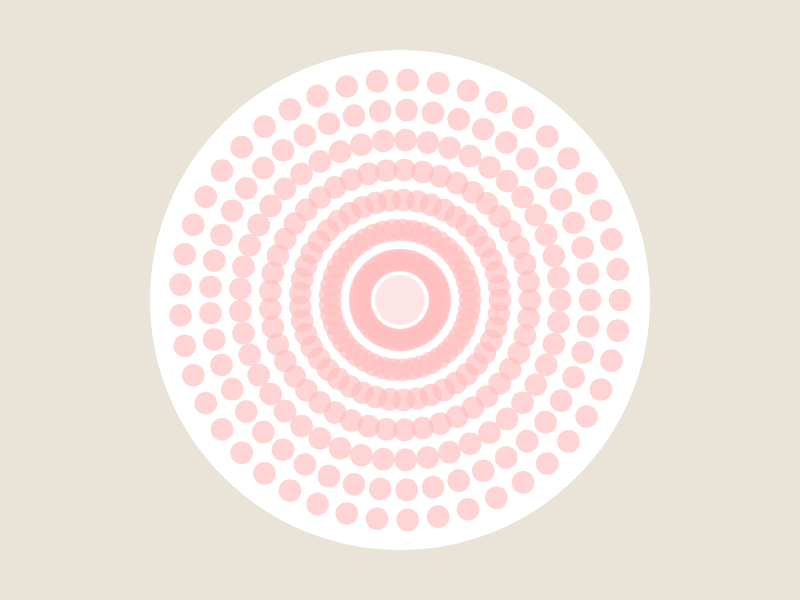
Frame 1 (no input)
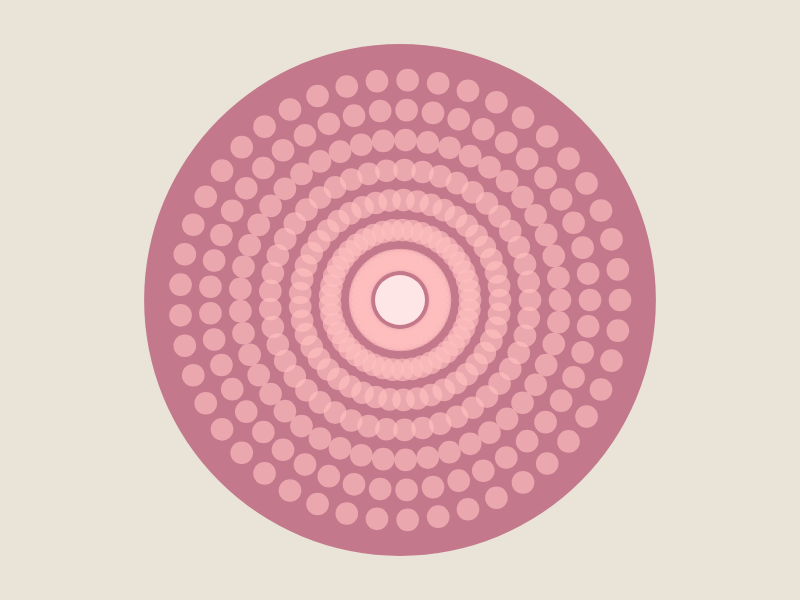
Frame 60 (no input)
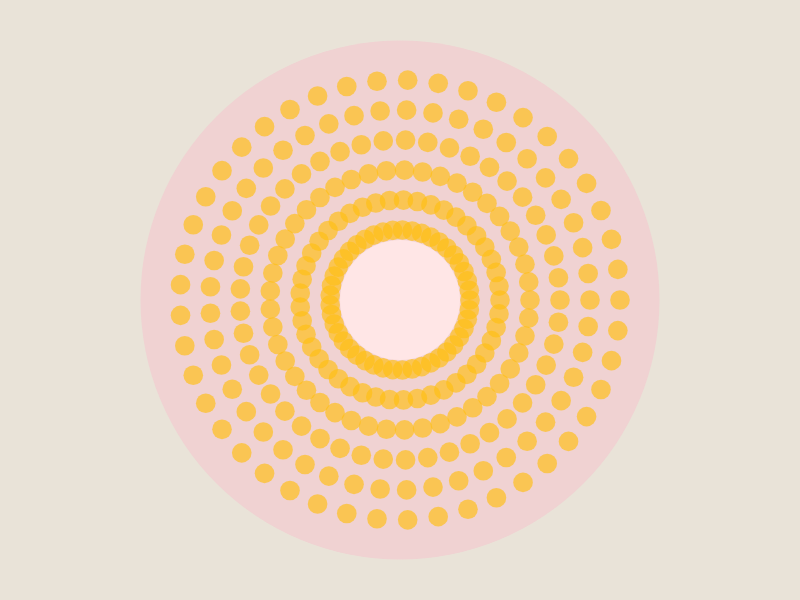
Frame 120 (the mouse pressed at the canvas centre since frame 60)

The p5.js sketch that drew these frames (run headless with seeded random() and noise() and a simulated clock; from frame 60 on, the mouse is pressed at the canvas centre):

// p5.js sketch
// ── sketch.js
  //let size = Se determina el tamaño de las ellipse (10px) al interior de la ellipse base(500px)
  //let r = limita el radio de la composición
  //let angle = variable para definir el ángulo x de cada ellipse de 10 px
  //let num = cantidad de ellipses en el anillo de ellipses
  //let esp = se define el espacio entre cada anillo de ellipses  
  let size = 10; 
  let r = 230; 
  let angle = 0;
  let num = 45;
  let esp = 30;

function setup() {
  //Se crea un lienzo de 800 x 600 px
  createCanvas  (800 , 600);
  
  //Se cambia la unidad predeterminada a grados, permite que cos(); y sin(); puedan estar en grados
  angleMode(DEGREES);
}

function draw() {
  
  //Se establece el color de fondo, 
  background (233 ,227 ,216);
  
  //Se elimina el borde de las figuras
  noStroke();
  
  //sin (frameCount) genera un movimiento oscilante en la ellipse principal
  let latido = sin(frameCount * 0.6) * 20;
  {
  //Se dibuja una ellipse centrada en(x, y,) con un ancho y alto de 500 px, esta es la base para el patrón a crear
  //ellipse (400, 300 ,500, 500);{
    ellipse(400, 300, 500 + latido, 500 + latido);{
    
  //Se aplica una condicional en la ellipse que reaccione al toque del mouse 
  //Si el mouse es tocado debe pintar la ellipse de rosa pastel
  if(mouseIsPressed) 
  fill(240, 210, 210, 255);
  
  //Si esto no pasa la ellipse debe ser rosa oscuro  
  else 
  fill(195, 120, 140);
}
  
  //Se llama a la función que dibujara los anillos de ellipses
  drawRings();
}
  //Se llama a la función que dibujara los anillos de ellipse de 10x10px
function drawRings() {
  
  //Se utilza como un parentesis de apertura, en  este caso ayuda a mantener mi bucle de ellipses sin que sea afectada por la condición de mouseIsPressed
  push(); 
  
  //translate(); desplaza el origen de las coordenas, al centro de la ellipse de 500x500 px
  //for(); formula los anillos radiales a partir de distintos radios
  translate(width/2, height/2);
  for (let radio = 40; radio < r; radio += esp) {
    
    
  //Se determina un bucle para generar una 
  //composición radial de ellipses de 10x10 px 
  //Transalate(); el origen de coordenadas se desplaza al centro del dibujo
  //for(); repite la ellipse según el número determinado (num) *i veces
  //let angle(); Se calcula un ángulo que permite dividir en 360° grados del círculo
  //let x =
  //let y = 
  for (let i=0; i< num; i++) {
  let angle = 360/num * i;
  let x = radio * cos(angle);
  let y = radio * sin(angle);
    
  //dist(); calcula la distancia entre el mouse y las ellipse de 10 px
  //map(); transforma la distancia en un tamaño dinámico
  //constrain(); le pone un limite al tamaño minimi y máximo de las ellipses
  let d = dist(mouseX, width/2, mouseY, height/2);
  let tamano = map(d, 0, 300, 30, 8);
  tamano = constrain(tamano, 8, 30);
  
  //Condicional para los anillos de ellipses
  //if(); sie el mouse es presionado las ellipse deben cambiar a amarillo
  if (mouseIsPressed) {
  fill(255, 190, 20, 170);
  }
  
  //Si esto no ocurre las ellipses serán de color rosado
  else{
  fill(255, 190, 190, 170);
}
  //ellipse(); dibuja cada ellipse en el radio determinado del la ellipse base
  ellipse (x, y, tamano, tamano);
}
}
  //dist(); calcula la distancia entre la posición actual del mouse y el centro de la ellipse
  //mouseX y mouseY son la posición x del mouse en la pantalla
  //width y height marcan el centro de la composición del radio
  
  //map(); transforma la distancia en un nuevo valor de tamaño para el cruculo central cuando el mouse está cerca del centro el círculo aumenta su tamaño
  //cuando el mosue se aleja el círculo disminuye lentamente
  //0 y 300 responden al rango de distancia
  
  //constrain(); Limita el tamaño del círculo del centro
  //50 es el tamaño minimo alcanzado
  //120 es el tamaño maximo del circulo
  let centroDist = dist(mouseX, mouseY, width/2, height/2);
  let centroTamano = map(centroDist, 0, 300, 120, 50);
  centroTamano = constrain(centroTamano, 50, 120);
  
  //Si el mouse es presionado el círculo central cambia de color
  if (mouseIsPressed) {
  fill(255, 230, 230);
}
  //Si esto no ocurre el  círculo mantiene su color base
  else {
  fill(255, 230, 230);
}
  //ellipse(); dibuja el círculo central en el eje (0,0)
  ellipse(0, 0, centroTamano, centroTamano);
      
  //Se cierra parentesis
  pop();
  
  }
}
